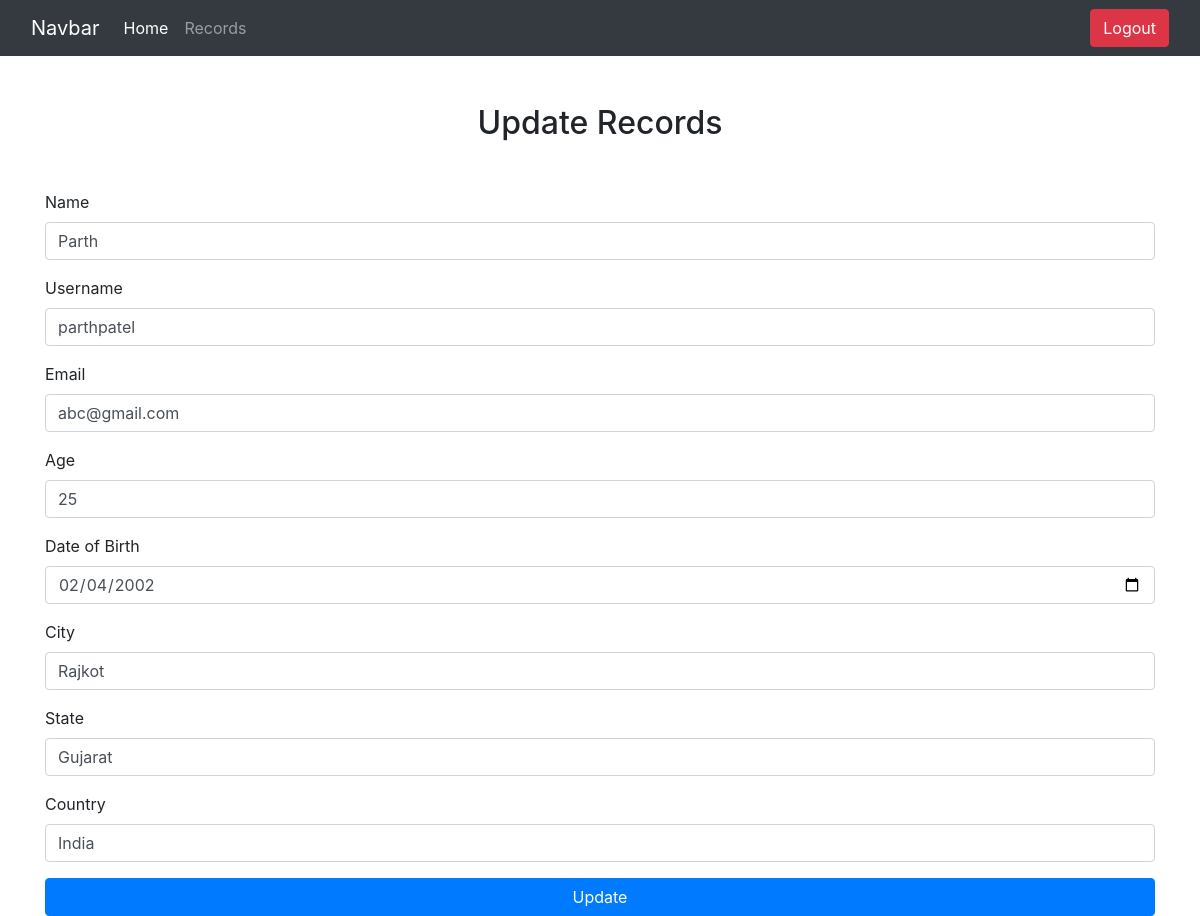
Page /edit.php?uid=5 (signed in) on the committed database.
### tables this page shows
CREATE TABLE IF NOT EXISTS `users` (
  `id` int(11) NOT NULL AUTO_INCREMENT,
  `name` varchar(50) NOT NULL,
  `username` varchar(50) NOT NULL,
  `email` varchar(50) NOT NULL,
  `age` int(11) NOT NULL,
  `dob` varchar(50) NOT NULL,
  `country` varchar(50) NOT NULL,
  `state` varchar(50) NOT NULL,
  `city` varchar(50) NOT NULL,
  `password` varchar(50) NOT NULL,
  PRIMARY KEY (`id`)
);

### edit.php (the view, shortened to what this page needs)
<?php
    include 'connection.php';
    if ($_SESSION['uname'] != "") {
        $uid = $_GET['uid'];
        if ($uid == "") {
            header("location: display.php");
        }
        else {
            $query = "select * from users where id = $uid";
            $result = mysqli_query($con, $query);
?>
<!DOCTYPE html>
<html lang="en">
<head>
    <link rel="stylesheet" href="assets/css/bootstrap.min.css">
</head>
<body>
    <?php include "headerBar.php" ?>
    <h2 class="text-center mt-5">
        Update Records
    </h2>
    <div class="container mt-5">
        <?php while($srow = mysqli_fetch_array($result)){
            ?>
            <form method="POST" action="updata.php">
                <div class="form-group">
                    <label for="name">Name</label>
                    <input type="text" class="form-control" name="upname" value="<?php echo $srow['name']; ?>" id="name" placeholder="Enter Your Name" required>
                </div>
                <div class="form-group">
                    <label for="username">Username</label>
                    <input type="text" class="form-control" name="upusername" value="<?php echo $srow['username']; ?>"  id="username" placeholder="Enter Your Username" required>
                </div>
                <div class="form-group">
                    <label for="email">Email</label>
                    <input type="email" class="form-control" name="upemail"  value="<?php echo $srow['email']; ?>"  id="email" placeholder="Enter Your Email Address" required>
                </div>
                <div class="form-group">
                    <label for="age">Age</label>
                    <input type="number" class="form-control" name="upage" value="<?php echo $srow['age']; ?>"  id="age" placeholder="Enter Your Age" required>
                </div>
                <div class="form-group">
                    <label for="dob">Date of Birth</label>
                    <input type="date" class="form-control" name="updob" value="<?php echo $srow['dob']; ?>"  id="dob" placeholder="Enter Your Date Of Birth" required>
                </div>
                <div class="form-group">
                    <label for="city">City</label>
                    <input type="text" class="form-control" name="upcity" value="<?php echo $srow['city']; ?>"  id="city" placeholder="Enter Your City" required>
                </div>
                <div class="form-group">
                    <label for="state">State</label>
                    <input type="text" class="form-control" name="upstate" value="<?php echo $srow['state']; ?>"  id="state" placeholder="Enter Your State" required>
                </div>
                <div class="form-group">
                    <label for="country">Country</label>
                    <input type="text" class="form-control" name="upcountry" value="<?php echo $srow['country']; ?>"  id="country" placeholder="Enter Your Country" required>
                </div>
                <div>
                    <button type="submit" name="btnupdate" class="w-100 btn btn-primary">Update</button>
                </div>
            </form>
        <?php
            }
        ?>
    </div>
</body>
</html>
    <?php
        }
    }
    else{
        header("location: index.php");
    }
    ?>

### rows in the picture
users: upname "Parth", upusername "parthpatel", upemail "abc@gmail.com", upage "25", updob "02/04/2002", upcity "Rajkot", upstate "Gujarat", upcountry "India"
